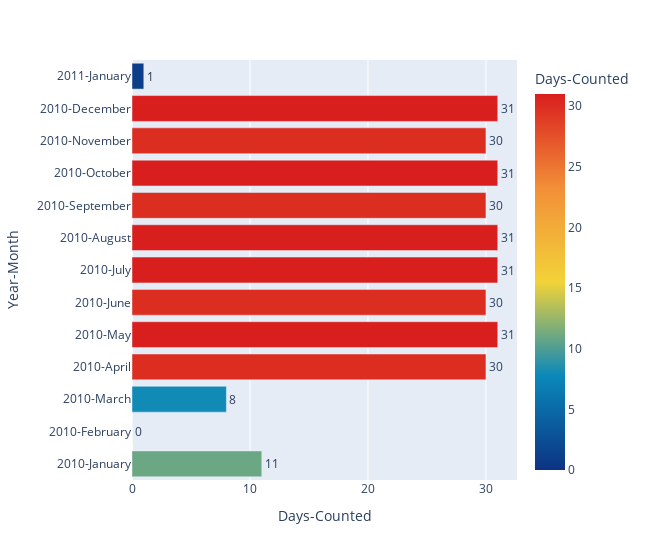

Notebook cell for this chart:
### Code cell
plot_availability(agg)

### Figure 1 — Plotly figure (JSON) as saved in the notebook; plotly's stock layout.template omitted (floating-point values rounded to 4 significant figures)
{"data": [{"alignmentgroup": "True", "hovertemplate": "Days-Counted=%{marker.color}<br>Year-Month=%{y}<extra></extra>", "legendgroup": "", "marker": {"color": [11, 0, 8, 30, 31, 30, 31, 31, 30, 31, 30, 31, 1], "coloraxis": "coloraxis", "pattern": {"shape": ""}}, "name": "", "offsetgroup": "", "orientation": "h", "showlegend": false, "text": [11, 0, 8, 30, 31, 30, 31, 31, 30, 31, 30, 31, 1], "textposition": "outside", "type": "bar", "x": [11, 0, 8, 30, 31, 30, 31, 31, 30, 31, 30, 31, 1], "xaxis": "x", "y": ["2010-January", "2010-February", "2010-March", "2010-April", "2010-May", "2010-June", "2010-July", "2010-August", "2010-September", "2010-October", "2010-November", "2010-December", "2011-January"], "yaxis": "y"}], "layout": {"barmode": "relative", "coloraxis": {"colorbar": {"title": {"text": "Days-Counted"}}, "colorscale": [[0, "rgb(12,51,131)"], [0.25, "rgb(10,136,186)"], [0.5, "rgb(242,211,56)"], [0.75, "rgb(242,143,56)"], [1, "rgb(217,30,30)"]]}, "legend": {"tracegroupgap": 0}, "margin": {"t": 60}, "width": 650, "xaxis": {"anchor": "y", "domain": [0, 1], "title": {"text": "Days-Counted"}}, "yaxis": {"anchor": "x", "domain": [0, 1], "title": {"text": "Year-Month"}}}}
